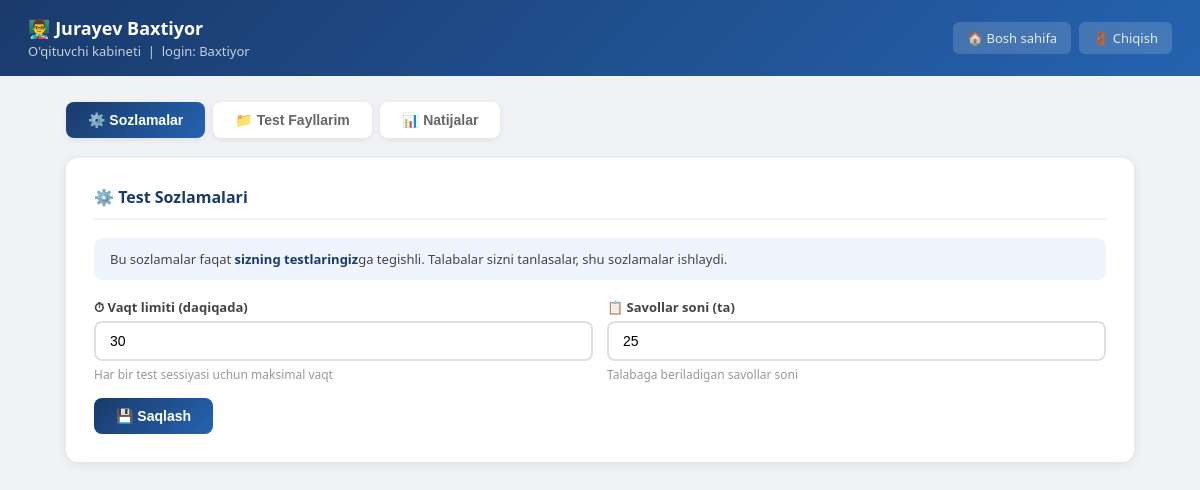
Screenshot of /teacher (signed in) with the database file from the repository.
### tables this page shows
CREATE TABLE teachers (
            id TEXT PRIMARY KEY, name TEXT, username TEXT UNIQUE,
            password_hash TEXT, email TEXT, created_at TEXT,
            is_active INTEGER DEFAULT 1,
            time_limit INTEGER DEFAULT 30,
            question_count INTEGER DEFAULT 10);

### app.py (the view)
@app.route('/teacher')
@teacher_login_required
def teacher_dashboard():
    teacher = get_current_teacher()
    t_dir = get_teacher_tests_dir(teacher['id'])
    my_cats = [f[:-5] for f in sorted(os.listdir(t_dir)) if f.endswith('.xlsx')]
    results = db_load_results(teacher_id=teacher['id'])
    all_cats = list(set([r['category'] for r in results]))
    return render_template('teacher_dashboard.html',
                           teacher=teacher, my_categories=my_cats,
                           result_categories=all_cats, results=results)

### app.py (called while the page is built)
def get_db():
    con = sqlite3.connect(DB_FILE)
    con.row_factory = sqlite3.Row
    return con

def get_teacher_tests_dir(teacher_id):
    d = os.path.join(TESTS_DIR, f'teacher_{teacher_id}')
    os.makedirs(d, exist_ok=True)
    return d

def get_teacher_by_id(tid):
    con = get_db()
    row = con.execute('SELECT * FROM teachers WHERE id=?',(tid,)).fetchone()
    con.close()
    return dict(row) if row else None

def teacher_login_required(f):
    @wraps(f)
    def decorated(*args, **kwargs):
        if 'teacher_id' not in session:
            return redirect(url_for('teacher_login'))
        return f(*args, **kwargs)
    return decorated

def get_current_teacher():
    tid = session.get('teacher_id')
    if not tid: return None
    return get_teacher_by_id(tid)

def db_load_results(category=None, teacher_id=None):
    con = get_db()
    q = 'SELECT * FROM results WHERE 1=1'
    params = []
    if teacher_id:
        q += ' AND teacher_id=?'; params.append(teacher_id)
    if category and category != 'all':
        q += ' AND category=?'; params.append(category)
    q += ' ORDER BY date DESC'
    rows = con.execute(q, params).fetchall()
    con.close()
    out = []
    for row in rows:
        d = dict(row); d['group'] = d.pop('grp')
        d['answers'] = json.loads(d['answers']); out.append(d)
    return out

### templates/teacher_dashboard.html (shortened to what this page needs)
<!DOCTYPE html>
<html lang="uz">
<head>
</head>
<body>
<div class="header">
  <div class="header-left">
    <h1>👨‍🏫 {{ teacher.name }}</h1>
    <p>O'qituvchi kabineti &nbsp;|&nbsp; login: {{ teacher.username }}</p>
  </div>
  <div class="header-right">
    <a href="/">🏠 Bosh sahifa</a>
    <a href="/teacher/logout">🚪 Chiqish</a>
  </div>
</div>
<div class="main">
  <div class="tabs">
    <button class="tab active" onclick="showTab('settings')">⚙️ Sozlamalar</button>
    <button class="tab" onclick="showTab('tests')">📁 Test Fayllarim</button>
    <button class="tab" onclick="showTab('results')">📊 Natijalar</button>
  </div>
  <div id="tab-settings" class="panel active">
    <div class="card">
      <h2>⚙️ Test Sozlamalari</h2>
      <div class="settings-info">
        Bu sozlamalar faqat <strong>sizning testlaringiz</strong>ga tegishli. Talabalar sizni tanlasalar, shu sozlamalar ishlaydi.
      </div>
      <div class="form-row">
        <div class="form-group">
          <label>⏱ Vaqt limiti (daqiqada)</label>
          <input type="number" id="time_limit" value="{{ teacher.time_limit or 30 }}" min="1" max="300"/>
          <div class="hint">Har bir test sessiyasi uchun maksimal vaqt</div>
        </div>
        <div class="form-group">
          <label>📋 Savollar soni (ta)</label>
          <input type="number" id="question_count" value="{{ teacher.question_count or 10 }}" min="1" max="200"/>
          <div class="hint">Talabaga beriladigan savollar soni</div>
        </div>
      </div>
      <button class="btn btn-primary" onclick="saveSettings()">💾 Saqlash</button>
    </div>
  </div>
</div>
</body>
</html>

### templates/teacher_dashboard.html (style rules this page uses)
* { box-sizing:border-box;margin:0;padding:0; }
body { font-family:'Segoe UI',Arial,sans-serif;background:#f0f2f5;min-height:100vh; }
.header { background:linear-gradient(135deg,#1a3a6b,#2563b0);color:white;padding:16px 28px;display:flex;justify-content:space-between;align-items:center;flex-wrap:wrap;gap:10px; }
.header-left h1 { font-size:18px;font-weight:700; }
.header-left p { font-size:13px;opacity:.75;margin-top:2px; }
.header-right { display:flex;gap:8px; }
.header-right a { color:rgba(255,255,255,.85);text-decoration:none;font-size:13px;background:rgba(255,255,255,.15);padding:7px 14px;border-radius:6px; }
.main { max-width:1100px;margin:26px auto;padding:0 16px; }
.tabs { display:flex;gap:8px;margin-bottom:20px;flex-wrap:wrap; }
.tab { padding:10px 22px;border-radius:8px;border:none;cursor:pointer;font-size:14px;font-weight:600;background:white;color:#666;transition:all .2s;box-shadow:0 2px 6px rgba(0,0,0,.08); }
.tab.active { background:linear-gradient(135deg,#1a3a6b,#2563b0);color:white; }
.panel { display:none; }
.panel.active { display:block; }
.card { background:white;border-radius:12px;padding:28px;box-shadow:0 2px 12px rgba(0,0,0,.08);margin-bottom:20px; }
.card h2 { font-size:16px;color:#1a3a6b;margin-bottom:18px;padding-bottom:10px;border-bottom:2px solid #f0f4ff; }
.form-group { margin-bottom:15px; }
label { display:block;font-size:13px;font-weight:600;color:#444;margin-bottom:5px; }
input,select { width:100%;padding:10px 14px;border:2px solid #e0e0e0;border-radius:8px;font-size:14px;outline:none;transition:border-color .2s; }
.form-row { display:grid;grid-template-columns:1fr 1fr;gap:14px; }
.btn { padding:10px 22px;border:none;border-radius:8px;font-size:14px;font-weight:600;cursor:pointer;transition:opacity .2s; }
.btn-primary { background:linear-gradient(135deg,#1a3a6b,#2563b0);color:white; }
.hint { font-size:12px;color:#999;margin-top:5px; }
.settings-info { background:#f0f4ff;border-radius:8px;padding:12px 16px;font-size:13px;color:#444;margin-bottom:18px; }
.settings-info strong { color:#1a3a6b; }

### rows the page displays
teachers: name "Jurayev Baxtiyor", username "Baxtiyor", time_limit "30", question_count "25"
